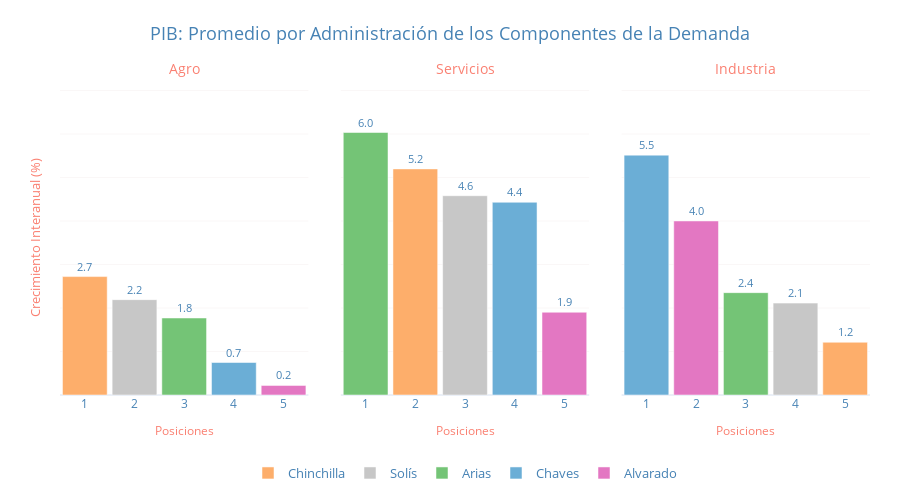

Here is the notebook cell this chart was saved with:
### Markdown cell above
### <font color = 'red'> 2.1.3 POR SECTORES (PRIMARIO, SECUNDARIO, TERCIARIO)

### Code cell
df = ob_pibv.oferta.get_sectores()
df.columns = df.columns.str.replace('_TC', '')
df.rename(columns={'Industria_Ampliada': 'Industria'}, inplace = True)
df = year_on_year_changes(df, q = 4)
df = tag_politics(df).drop(['President', 'Party', 'Term'], axis = 1)


components = ['Agro', 'Servicios', 'Industria']
means = df.groupby("Label")[components].mean()
to_remove = ["Calderón", "Pacheco", "Rodríguez", "Olsen"]
means = means.drop(index=to_remove, errors="ignore")
fig = plot_bar_subplots_by_administration(df = means, variables = components, colors = presidential_colors, title = "PIB: Promedio por Administración de los Componentes de la Demanda", y_title = "Crecimiento Interanual (%)")
fig.show()

g(means.loc[['Chaves', 'Alvarado', 'Solís', 'Chinchilla', 'Arias']])

### Figure 1 — Plotly figure (JSON) as saved in the notebook; plotly's stock layout.template omitted (floating-point values rounded to 4 significant figures)
{"data": [{"hovertemplate": "<b>Chinchilla</b><br>Agro: 2.72<br>Posición: 1<extra></extra>", "legendgroup": "Chinchilla", "marker": {"color": "#fdae6b"}, "name": "Chinchilla", "showlegend": true, "text": ["2.7"], "textfont": {"color": "steelblue", "size": 11}, "textposition": "outside", "type": "bar", "x": ["1"], "xaxis": "x", "y": [2.723], "yaxis": "y"}, {"hovertemplate": "<b>Solís</b><br>Agro: 2.19<br>Posición: 2<extra></extra>", "legendgroup": "Solís", "marker": {"color": "#c7c7c7"}, "name": "Solís", "showlegend": true, "text": ["2.2"], "textfont": {"color": "steelblue", "size": 11}, "textposition": "outside", "type": "bar", "x": ["2"], "xaxis": "x", "y": [2.193], "yaxis": "y"}, {"hovertemplate": "<b>Arias</b><br>Agro: 1.77<br>Posición: 3<extra></extra>", "legendgroup": "Arias", "marker": {"color": "#74c476"}, "name": "Arias", "showlegend": true, "text": ["1.8"], "textfont": {"color": "steelblue", "size": 11}, "textposition": "outside", "type": "bar", "x": ["3"], "xaxis": "x", "y": [1.771], "yaxis": "y"}, {"hovertemplate": "<b>Chaves</b><br>Agro: 0.75<br>Posición: 4<extra></extra>", "legendgroup": "Chaves", "marker": {"color": "#6baed6"}, "name": "Chaves", "showlegend": true, "text": ["0.7"], "textfont": {"color": "steelblue", "size": 11}, "textposition": "outside", "type": "bar", "x": ["4"], "xaxis": "x", "y": [0.7473], "yaxis": "y"}, {"hovertemplate": "<b>Alvarado</b><br>Agro: 0.22<br>Posición: 5<extra></extra>", "legendgroup": "Alvarado", "marker": {"color": "#e377c2"}, "name": "Alvarado", "showlegend": true, "text": ["0.2"], "textfont": {"color": "steelblue", "size": 11}, "textposition": "outside", "type": "bar", "x": ["5"], "xaxis": "x", "y": [0.2203], "yaxis": "y"}, {"hovertemplate": "<b>Arias</b><br>Servicios: 6.04<br>Posición: 1<extra></extra>", "legendgroup": "Arias", "marker": {"color": "#74c476"}, "name": "Arias", "showlegend": false, "text": ["6.0"], "textfont": {"color": "steelblue", "size": 11}, "textposition": "outside", "type": "bar", "x": ["1"], "xaxis": "x2", "y": [6.036], "yaxis": "y2"}, {"hovertemplate": "<b>Chinchilla</b><br>Servicios: 5.20<br>Posición: 2<extra></extra>", "legendgroup": "Chinchilla", "marker": {"color": "#fdae6b"}, "name": "Chinchilla", "showlegend": false, "text": ["5.2"], "textfont": {"color": "steelblue", "size": 11}, "textposition": "outside", "type": "bar", "x": ["2"], "xaxis": "x2", "y": [5.199], "yaxis": "y2"}, {"hovertemplate": "<b>Solís</b><br>Servicios: 4.58<br>Posición: 3<extra></extra>", "legendgroup": "Solís", "marker": {"color": "#c7c7c7"}, "name": "Solís", "showlegend": false, "text": ["4.6"], "textfont": {"color": "steelblue", "size": 11}, "textposition": "outside", "type": "bar", "x": ["3"], "xaxis": "x2", "y": [4.582], "yaxis": "y2"}, {"hovertemplate": "<b>Chaves</b><br>Servicios: 4.43<br>Posición: 4<extra></extra>", "legendgroup": "Chaves", "marker": {"color": "#6baed6"}, "name": "Chaves", "showlegend": false, "text": ["4.4"], "textfont": {"color": "steelblue", "size": 11}, "textposition": "outside", "type": "bar", "x": ["4"], "xaxis": "x2", "y": [4.432], "yaxis": "y2"}, {"hovertemplate": "<b>Alvarado</b><br>Servicios: 1.90<br>Posición: 5<extra></extra>", "legendgroup": "Alvarado", "marker": {"color": "#e377c2"}, "name": "Alvarado", "showlegend": false, "text": ["1.9"], "textfont": {"color": "steelblue", "size": 11}, "textposition": "outside", "type": "bar", "x": ["5"], "xaxis": "x2", "y": [1.903], "yaxis": "y2"}, {"hovertemplate": "<b>Chaves</b><br>Industria: 5.52<br>Posición: 1<extra></extra>", "legendgroup": "Chaves", "marker": {"color": "#6baed6"}, "name": "Chaves", "showlegend": false, "text": ["5.5"], "textfont": {"color": "steelblue", "size": 11}, "textposition": "outside", "type": "bar", "x": ["1"], "xaxis": "x3", "y": [5.515], "yaxis": "y3"}, {"hovertemplate": "<b>Alvarado</b><br>Industria: 4.00<br>Posición: 2<extra></extra>", "legendgroup": "Alvarado", "marker": {"color": "#e377c2"}, "name": "Alvarado", "showlegend": false, "text": ["4.0"], "textfont": {"color": "steelblue", "size": 11}, "textposition": "outside", "type": "bar", "x": ["2"], "xaxis": "x3", "y": [4.002], "yaxis": "y3"}, {"hovertemplate": "<b>Arias</b><br>Industria: 2.35<br>Posición: 3<extra></extra>", "legendgroup": "Arias", "marker": {"color": "#74c476"}, "name": "Arias", "showlegend": false, "text": ["2.4"], "textfont": {"color": "steelblue", "size": 11}, "textposition": "outside", "type": "bar", "x": ["3"], "xaxis": "x3", "y": [2.353], "yaxis": "y3"}, {"hovertemplate": "<b>Solís</b><br>Industria: 2.11<br>Posición: 4<extra></extra>", "legendgroup": "Solís", "marker": {"color": "#c7c7c7"}, "name": "Solís", "showlegend": false, "text": ["2.1"], "textfont": {"color": "steelblue", "size": 11}, "textposition": "outside", "type": "bar", "x": ["4"], "xaxis": "x3", "y": [2.113], "yaxis": "y3"}, {"hovertemplate": "<b>Chinchilla</b><br>Industria: 1.21<br>Posición: 5<extra></extra>", "legendgroup": "Chinchilla", "marker": {"color": "#fdae6b"}, "name": "Chinchilla", "showlegend": false, "text": ["1.2"], "textfont": {"color": "steelblue", "size": 11}, "textposition": "outside", "type": "bar", "x": ["5"], "xaxis": "x3", "y": [1.213], "yaxis": "y3"}], "layout": {"annotations": [{"font": {"color": "salmon", "size": 13.5}, "showarrow": false, "text": "Agro", "x": 0.1533, "xanchor": "center", "xref": "paper", "y": 1, "yanchor": "bottom", "yref": "paper"}, {"font": {"color": "salmon", "size": 13.5}, "showarrow": false, "text": "Servicios", "x": 0.5, "xanchor": "center", "xref": "paper", "y": 1, "yanchor": "bottom", "yref": "paper"}, {"font": {"color": "salmon", "size": 13.5}, "showarrow": false, "text": "Industria", "x": 0.8467, "xanchor": "center", "xref": "paper", "y": 1, "yanchor": "bottom", "yref": "paper"}], "bargap": 0.1, "height": 500, "legend": {"font": {"color": "steelblue", "size": 13}, "orientation": "h", "x": 0.5, "xanchor": "center", "y": -0.2, "yanchor": "top"}, "margin": {"b": 100, "l": 60, "r": 30, "t": 80}, "title": {"font": {"color": "steelblue", "size": 18}, "text": "PIB: Promedio por Administración de los Componentes de la Demanda", "x": 0.5, "xanchor": "center"}, "width": 900, "xaxis": {"anchor": "y", "domain": [0, 0.3067], "showticklabels": true, "tickangle": 0, "tickfont": {"color": "steelblue", "size": 12}, "title": {"font": {"color": "salmon", "size": 12}, "text": "Posiciones"}}, "xaxis2": {"anchor": "y2", "domain": [0.3467, 0.6533], "showticklabels": true, "tickangle": 0, "tickfont": {"color": "steelblue", "size": 12}, "title": {"font": {"color": "salmon", "size": 12}, "text": "Posiciones"}}, "xaxis3": {"anchor": "y3", "domain": [0.6933, 1], "showticklabels": true, "tickangle": 0, "tickfont": {"color": "steelblue", "size": 12}, "title": {"font": {"color": "salmon", "size": 12}, "text": "Posiciones"}}, "yaxis": {"anchor": "x", "domain": [0, 1], "gridcolor": "#FAF7F7", "range": [0, 7.243], "showgrid": true, "showticklabels": false, "title": {"font": {"color": "salmon", "size": 13}, "text": "Crecimiento Interanual (%)"}}, "yaxis2": {"anchor": "x2", "domain": [0, 1], "gridcolor": "#FAF7F7", "range": [0, 7.243], "showgrid": true, "showticklabels": false, "title": {"font": {"color": "salmon", "size": 13}}}, "yaxis3": {"anchor": "x3", "domain": [0, 1], "gridcolor": "#FAF7F7", "range": [0, 7.243], "showgrid": true, "showticklabels": false, "title": {"font": {"color": "salmon", "size": 13}}}}}
